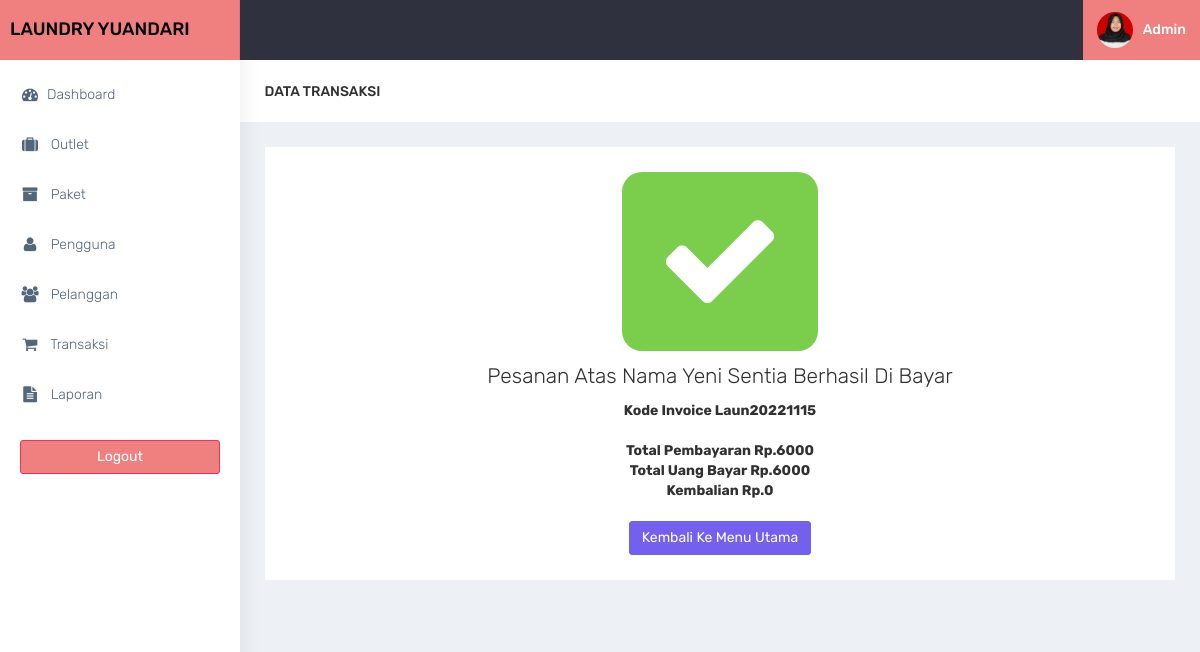
/admin/transaksi_telah_dibayar.php?id=502 (signed in), run on the app's committed database.
### tables this page shows
CREATE TABLE `member` (
  `id_member` int(11) NOT NULL,
  `nama_member` varchar(100) DEFAULT NULL,
  `alamat_member` text DEFAULT NULL,
  `jenis_kelamin` enum('L','P') DEFAULT NULL,
  `telp_member` varchar(15) DEFAULT NULL,
  `no_ktp` varchar(30) DEFAULT NULL
);

CREATE TABLE `transaksi` (
  `id_transaksi` int(11) NOT NULL,
  `outlet_id` int(11) DEFAULT NULL,
  `kode_invoice` varchar(100) DEFAULT NULL,
  `member_id` int(11) DEFAULT NULL,
  `tgl` datetime DEFAULT NULL,
  `batas_waktu` datetime DEFAULT NULL,
  `tgl_pembayaran` datetime DEFAULT NULL,
  `biaya_tambahan` int(11) DEFAULT NULL,
  `diskon` double DEFAULT NULL,
  `pajak` int(11) DEFAULT NULL,
  `status` enum('baru','proses','selesai','diambil') DEFAULT NULL,
  `status_bayar` enum('dibayar','belum') DEFAULT NULL,
  `user_id` int(11) DEFAULT NULL
);

CREATE TABLE `detail_transaksi` (
  `id_detail` int(11) NOT NULL,
  `transaksi_id` int(11) DEFAULT NULL,
  `paket_id` int(11) DEFAULT NULL,
  `qty` double DEFAULT NULL,
  `total_harga` double DEFAULT NULL,
  `keterangan` text DEFAULT NULL,
  `total_bayar` int(11) DEFAULT NULL
);

### admin/functions.php (called while the page is built, shortened)
<?php
function ambilsatubaris($conn,$query){
    $db = mysqli_query($conn,$query);
    return mysqli_fetch_assoc($db);
}
?>

### admin/transaksi_telah_dibayar.php (the view, shortened to what this page needs)
<?php
$title = 'transaksi';
require 'functions.php';
require 'layout_header.php';
$query = 'SELECT transaksi.*,member.nama_member , detail_transaksi.total_harga, detail_transaksi.total_bayar FROM transaksi INNER JOIN member ON member.id_member = transaksi.member_id INNER JOIN detail_transaksi ON detail_transaksi.transaksi_id = transaksi.id_transaksi WHERE transaksi.id_transaksi = ' . $_GET['id'];
$data = ambilsatubaris($conn,$query);
?>
<div class="container-fluid">
    <div class="row bg-title">
        <div class="col-lg-3 col-md-4 col-sm-4 col-xs-12">
            <h4 class="page-title">Data <?= $title ?></h4> </div>
    </div>
    <div class="row">
        <div class="col-md-12 col-lg-12 col-sm-12 col-xs-12">
            <div class="white-box">
                <div class="row">
                    <div class="col-md-4"></div>
                    <div class="col-md-4 text-center" style="padding-left: 50px;padding-right: 50px;">
                        <div class="bg-success" style="font-size: 125px;border-radius: 20px">
                            <i class="fa fa-check fa-10x text-white"></i>
                        </div>
                    </div>
                    <div class="col-md-4"></div>
                </div>
                <div class="row">
                    <div class="col-md-12 text-center">
                        <h3>Pesanan Atas Nama <?= $data['nama_member'] ?> Berhasil Di Bayar</h3>
                        <strong>Kode Invoice <?= $data['kode_invoice'] ?></strong><br><br>
                        <strong>Total Pembayaran Rp.<?= $data['total_harga'] ?></strong><br>
                        <strong>Total Uang Bayar Rp.<?= $data['total_bayar'] ?></strong><br>
                        <strong>Kembalian Rp.<?= $data['total_bayar'] - $data['total_harga'] ?></strong><br><br>
                        <a href="transaksi.php" class="btn btn-primary">Kembali Ke Menu Utama</a>
                    </div>
                </div>
            </div>
        </div>
    </div>
</div>
<?php
require'layout_footer.php';

### assets/css/colors/default.css (style rules this page uses)
body { background: #fff; }

### data on the page
member: nama_member "Yeni Sentia"
transaksi: kode_invoice "Laun20221115"
detail_transaksi: total_harga "6000", total_bayar "6000", $data['total_bayar'] - $data['total_harga'] "0"

### other printed values
$title "TRANSAKSI"
